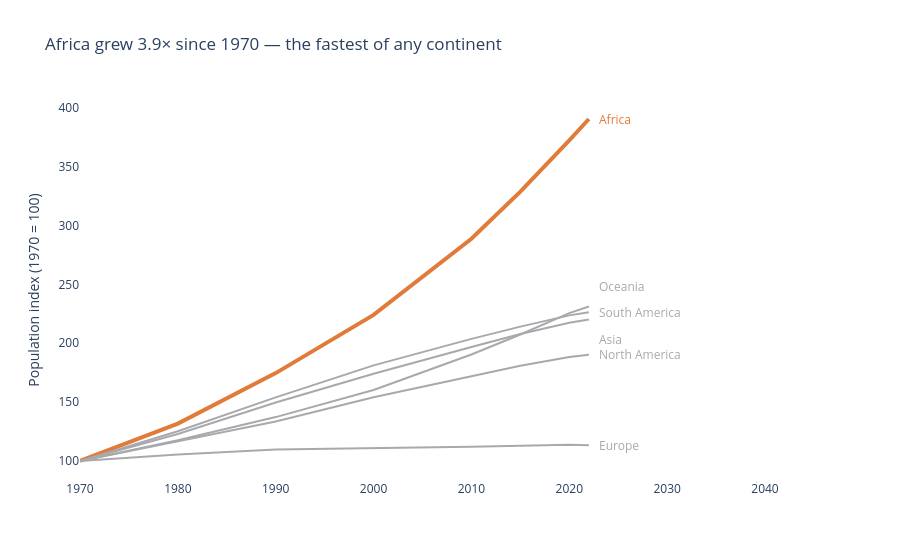

Notebook source saved alongside this figure:
### Markdown cell above
**Chart choice & justification:** *Which chart did you choose, and why? Justify design choices.

*I chose a line chart because it clearly shows how population changes over time. I set each continent's population to an index of 100 in 1970, making it easier to compare relative growth despite differences in starting population. The fastest-growing continent is highlighted in orange, while the others are shown in grey. Direct labels make the chart easy to read without a legend.*

### Code cell
# Q1 — Relative population growth by continent
growth = df_long.groupby(['Continent', 'Year'], as_index=False)['Population'].sum()
growth['Index'] = 100 * growth['Population'] / growth.groupby('Continent')['Population'].transform('first')

# Highlight the fastest-growing continent
colors = {c: '#A7A9AC' for c in growth['Continent'].unique()}
colors['Africa'] = "#E07B39"

fig = px.line(growth, x='Year', y='Index', color='Continent',
              color_discrete_map=colors,
              title='Africa grew 3.9× since 1970 — the fastest of any continent')

fig.update_traces(line_width=2)
fig.update_traces(line_width=4, selector=dict(name='Africa'))

# Direct labels at the end of each line
label_shift = {'Oceania': 20, 'South America': 0, 'Asia': -20}
for _, row in growth[growth['Year'] == 2022].iterrows():
    fig.add_annotation(x=2022, y=row['Index'], text=row['Continent'],
                       showarrow=False, xanchor='left', xshift=8,
                       yshift=label_shift.get(row['Continent'], 0),
                       font=dict(color=colors[row['Continent']]))

fig.update_layout(template='plotly_white', showlegend=False, margin=dict(r=135))
fig.update_xaxes(title=None, showgrid=False, range=[1970, 2040])
fig.update_yaxes(title='Population index (1970 = 100)', showgrid=False, zeroline=False)
fig.show()

### Figure 1 — Plotly figure (JSON) as saved in the notebook; plotly's stock layout.template omitted (floating-point values rounded to 4 significant figures)
{"data": [{"hovertemplate": "Continent=Africa<br>Year=%{x}<br>Index=%{y}<extra></extra>", "legendgroup": "Africa", "line": {"color": "#E07B39", "dash": "solid", "width": 4}, "marker": {"symbol": "circle"}, "mode": "lines", "name": "Africa", "orientation": "v", "showlegend": true, "type": "scatter", "x": [1970, 1980, 1990, 2000, 2010, 2015, 2020, 2022], "xaxis": "x", "y": [100.0, 131.8, 174.6, 224.1, 288.8, 328.7, 372.3, 390.4], "yaxis": "y"}, {"hovertemplate": "Continent=Asia<br>Year=%{x}<br>Index=%{y}<extra></extra>", "legendgroup": "Asia", "line": {"color": "#A7A9AC", "dash": "solid", "width": 2}, "marker": {"symbol": "circle"}, "mode": "lines", "name": "Asia", "orientation": "v", "showlegend": true, "type": "scatter", "x": [1970, 1980, 1990, 2000, 2010, 2015, 2020, 2022], "xaxis": "x", "y": [100.0, 122.9, 149.7, 174.1, 196.7, 207.9, 217.4, 220.1], "yaxis": "y"}, {"hovertemplate": "Continent=Europe<br>Year=%{x}<br>Index=%{y}<extra></extra>", "legendgroup": "Europe", "line": {"color": "#A7A9AC", "dash": "solid", "width": 2}, "marker": {"symbol": "circle"}, "mode": "lines", "name": "Europe", "orientation": "v", "showlegend": true, "type": "scatter", "x": [1970, 1980, 1990, 2000, 2010, 2015, 2020, 2022], "xaxis": "x", "y": [100.0, 105.6, 109.8, 110.7, 112.1, 113.1, 113.7, 113.3], "yaxis": "y"}, {"hovertemplate": "Continent=North America<br>Year=%{x}<br>Index=%{y}<extra></extra>", "legendgroup": "North America", "line": {"color": "#A7A9AC", "dash": "solid", "width": 2}, "marker": {"symbol": "circle"}, "mode": "lines", "name": "North America", "orientation": "v", "showlegend": true, "type": "scatter", "x": [1970, 1980, 1990, 2000, 2010, 2015, 2020, 2022], "xaxis": "x", "y": [100.0, 116.8, 133.6, 154.1, 172.1, 180.8, 188.4, 190.3], "yaxis": "y"}, {"hovertemplate": "Continent=Oceania<br>Year=%{x}<br>Index=%{y}<extra></extra>", "legendgroup": "Oceania", "line": {"color": "#A7A9AC", "dash": "solid", "width": 2}, "marker": {"symbol": "circle"}, "mode": "lines", "name": "Oceania", "orientation": "v", "showlegend": true, "type": "scatter", "x": [1970, 1980, 1990, 2000, 2010, 2015, 2020, 2022], "xaxis": "x", "y": [100.0, 117.7, 137.3, 160.3, 190.5, 207.4, 225.5, 231.2], "yaxis": "y"}, {"hovertemplate": "Continent=South America<br>Year=%{x}<br>Index=%{y}<extra></extra>", "legendgroup": "South America", "line": {"color": "#A7A9AC", "dash": "solid", "width": 2}, "marker": {"symbol": "circle"}, "mode": "lines", "name": "South America", "orientation": "v", "showlegend": true, "type": "scatter", "x": [1970, 1980, 1990, 2000, 2010, 2015, 2020, 2022], "xaxis": "x", "y": [100.0, 125.3, 154.0, 181.2, 203.7, 214.1, 223.7, 226.4], "yaxis": "y"}], "layout": {"annotations": [{"font": {"color": "#E07B39"}, "showarrow": false, "text": "Africa", "x": 2022, "xanchor": "left", "xshift": 8, "y": 390.4, "yshift": 0}, {"font": {"color": "#A7A9AC"}, "showarrow": false, "text": "Asia", "x": 2022, "xanchor": "left", "xshift": 8, "y": 220.1, "yshift": -20}, {"font": {"color": "#A7A9AC"}, "showarrow": false, "text": "Europe", "x": 2022, "xanchor": "left", "xshift": 8, "y": 113.3, "yshift": 0}, {"font": {"color": "#A7A9AC"}, "showarrow": false, "text": "North America", "x": 2022, "xanchor": "left", "xshift": 8, "y": 190.3, "yshift": 0}, {"font": {"color": "#A7A9AC"}, "showarrow": false, "text": "Oceania", "x": 2022, "xanchor": "left", "xshift": 8, "y": 231.2, "yshift": 20}, {"font": {"color": "#A7A9AC"}, "showarrow": false, "text": "South America", "x": 2022, "xanchor": "left", "xshift": 8, "y": 226.4, "yshift": 0}], "legend": {"title": {"text": "Continent"}, "tracegroupgap": 0}, "margin": {"r": 135}, "showlegend": false, "title": {"text": "Africa grew 3.9× since 1970 — the fastest of any continent"}, "xaxis": {"anchor": "y", "domain": [0, 1], "range": [1970, 2040], "showgrid": false, "title": {}}, "yaxis": {"anchor": "x", "domain": [0, 1], "showgrid": false, "title": {"text": "Population index (1970 = 100)"}, "zeroline": false}}}
